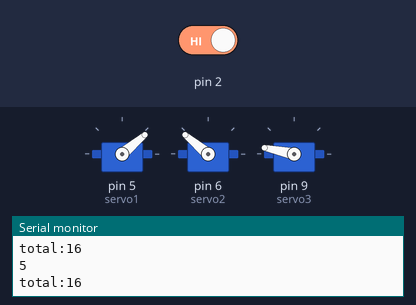
Recording of a sketch running on a simulated Arduino Uno, built with avr-gcc and run on an emulated ATmega328P. Shown: 3 × servo, the last lines printed to the serial monitor. Inputs (shaded band) come from the test bench; at power-on: pin 2 HIGH.

Above: at 12.0 s.
12.1 s: pin 2 driven LOW
At 19.6 s:
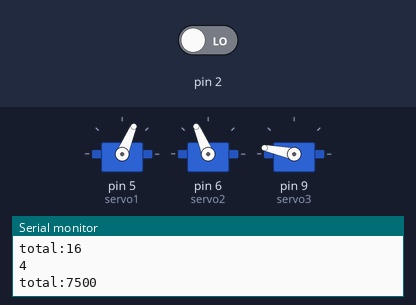
At 21.2 s:
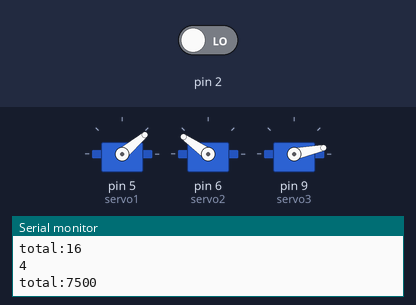
32.7 s: pin 2 driven HIGH
At 33.31 s:
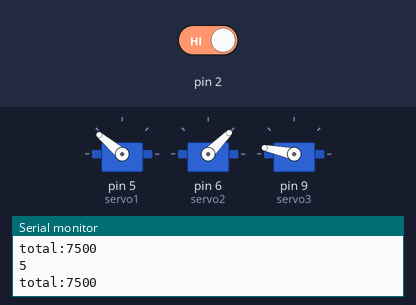
Timing chart, 0 to 44.2 s (numbered marks = the images above; inputs shaded):
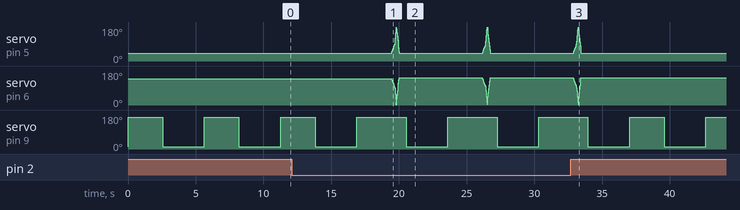

The sketch:

final_pump.ino
```cpp
#include <CapacitiveSensor.h>
#include <Servo.h>

Servo servo1;  // pump servo 1
Servo servo2;  // pump servo 2
Servo servo3;  // dipping loop servo
CapacitiveSensor  cs_4_2 = CapacitiveSensor(4,2); // finger tip sensor

int pos = 40; // starting point of the pump servos
int end = 180; // ending point of the pump servos
int pos_dip = 12; // starting point of the dipping loop

void setup() {
  servo1.attach(5); // attach the left servo to the pump
  servo2.attach(6); // attach the right servo to the pump
  servo3.attach(9); // attach the dipping servo
  servo1.write(pos);
  servo3.write(pos_dip);
  servo2.write(180 - pos);
  cs_4_2.set_CS_AutocaL_Millis(0xFFFFFFFF);     // turn off autocalibrate on channel 1
  Serial.begin(9600);
}

void loop() {
  long start = millis();
  long total =  cs_4_2.capacitiveSensor(50);

  Serial.println(millis() - start);        // check on performance in milliseconds
  Serial.print("total:"); // print finger tip sensor output
  Serial.println(total);
  delay(10);
  // dipping loop back to nozzle
  for (int i = 0; i <= 150; i += 3) {
    servo3.write(180 - pos_dip);
    delay(50);
  }
  // delay(1500);
  if (total > 100) {
    // pump moving forward stage 1
    for (pos = 40; pos <= end - 90; pos += 3) {
      servo1.write(pos);
      servo2.write(180 - pos);
      delay(15);
    }
    // pump moving forward stage 2
    for (pos = end - 90; pos <= end; pos += 15) {
      servo1.write(pos);
      servo2.write(180 - pos);
      delay(15);
    }
    // pump moving backward
    for (pos = end; pos >= 40; pos -= 10) {
      servo1.write(pos);
      servo2.write(185 - pos);
      delay(15);
    }
    delay(500);
  }
  // dipping soap
  for (int i = 180; i >= 0; i -= 3) {
   servo3.write(pos_dip);
   delay(50);
  }
}
```

Measured:
- after the input at 32.7 s, servo on pin 5 (servo1): goes on until 33.4 s, then stays 40°
- by itself, servo on pin 9 (servo3): alternates 168° for 3.6 s and 12° for 3.1 s
